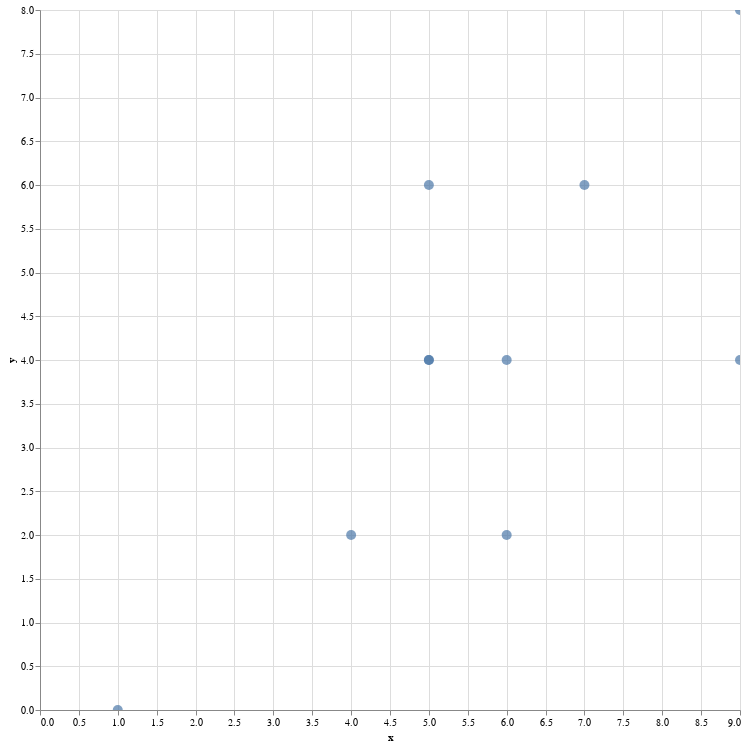

Notebook code cell kept with this figure:
### Code cell
spec = {
  'data': {'values': df.to_dict(orient='records')},
  'mark': {
      'type': 'point',
      'filled': True,
      'size': 100,
      'tooltip': {'content': 'data'}
  },
  'encoding': {
    'x': {'field': 'x', 'type': 'quantitative'},
    'y': {'field': 'y', 'type': 'quantitative'}
  }
}
plot(spec)

### Figure 1 — Vega-Lite specification as saved in the notebook (floating-point values rounded to 4 significant figures)
{"config": {"view": {"continuousWidth": 300, "continuousHeight": 300}}, "data": {"name": "data-8c890d3e5cd40ea502227b63fdd2d02b"}, "mark": {"type": "point", "filled": true, "size": 100, "tooltip": {"content": "data"}}, "encoding": {"x": {"field": "x", "type": "quantitative"}, "y": {"field": "y", "type": "quantitative"}}, "height": 700, "params": [{"name": "param_4", "select": {"type": "interval", "encodings": ["x", "y"]}, "bind": "scales"}], "width": 700, "$schema": "https://vega.github.io/schema/vega-lite/v5.json", "datasets": {"data-8c890d3e5cd40ea502227b63fdd2d02b": [{"x": 9, "y": 8}, {"x": 5, "y": 6}, {"x": 4, "y": 2}, {"x": 7, "y": 6}, {"x": 1, "y": 0}, {"x": 5, "y": 4}, {"x": 9, "y": 4}, {"x": 5, "y": 4}, {"x": 6, "y": 4}, {"x": 6, "y": 2}]}}
